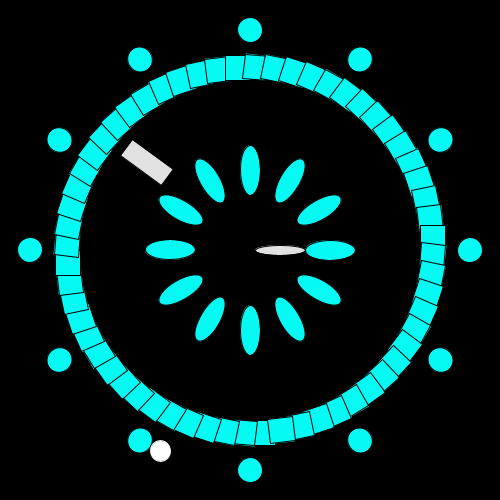
Frame 1 (no input)
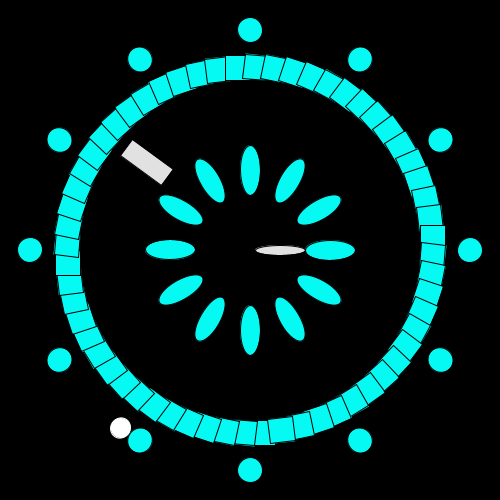
Frame 60 (the mouse pressed at the canvas centre just before this capture)
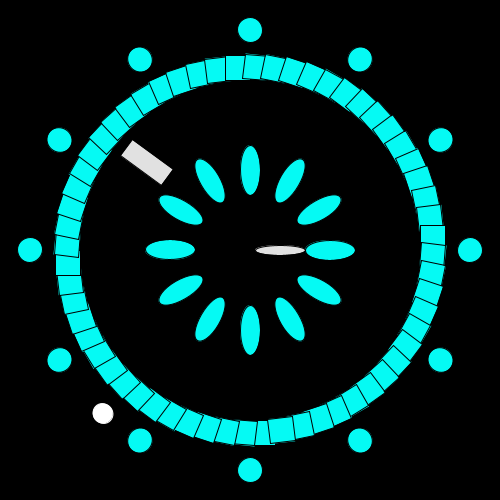
Frame 120 (the mouse held since frame 60 and released just before this capture)

The Processing sketch that drew these frames (run headless with seeded random() and noise(); from frame 60 on, the mouse is pressed at the canvas centre):

// Processing sketch: processing_120350
// ── processing_120350.pde

void setup() {
  size(500,500);
}

void draw(){
  background (0);
   translate (width/2,height/2);
  fill(186,188,188);

for (int i=0; i<360; i+=30) { 
pushMatrix();
rotate(radians(i)); 
translate(0, 220); 
fill (#05FAF4);
ellipse (0, 0, 25, 25);
popMatrix();
}

for (int i=0; i<360; i+=6) { 
pushMatrix();
rotate(radians(i)); 
translate(0, 170); 
fill (#05FAF4);
rect (0, 0, 25, 25);
popMatrix();
}

for (int i=0; i<360; i+=30) { 
pushMatrix();
rotate(radians(i)); 
translate(0, 80); 
fill (#05FAF4);
ellipse (0, 0, 20, 50);
popMatrix();
}
 pushMatrix();
float sec = map(second(),0,60,0,360);
    rotate(radians(sec));
   translate ( 0, -220);
   fill (255);
   stroke (255);
   ellipse  (0,0, 20,20);
 popMatrix();

 
 float min = map(minute(),0,60,0,360);
 pushMatrix();
   rotate(radians(min));
   translate ( 0, -160);
   fill (225);
   stroke (0);
   rect (0,0, 20,50);
 popMatrix();



float h= map(hour(),0,12,0,360);
 pushMatrix();
   rotate(radians(h));
   translate ( 0, -30);
   fill (225);
   stroke (0);
   ellipse (0,0, 10,50);
 popMatrix();


}
